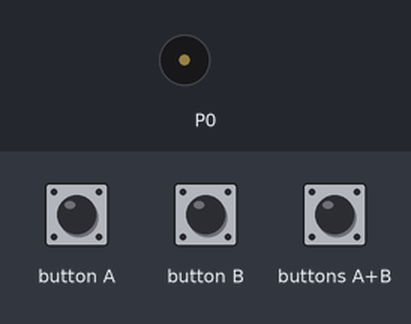
Recording of a program running on a simulated BBC micro:bit (MakeCode). On the bench: buzzer (waves = sounding). Inputs (shaded band) come from the test bench.

Above: at 1.2 s.
1.3 s: buttons A+B pressed for 0.15 s
At 3.0 s:
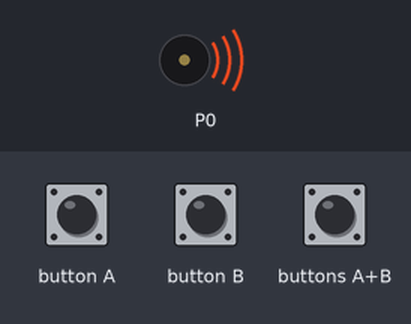
4.4 s: buttons A+B pressed for 1 s
Timing chart, 0 to 10.9 s (numbered marks = the images above; inputs shaded):
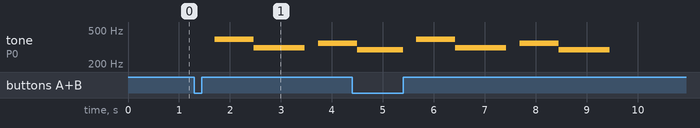

Measured:
- after the input at 1.3 s, tone on P0: silent → 392 Hz after 0.41 s, → 311 Hz 0.77 s later, → silent 1.0 s later, → 349 Hz 0.26 s later

The program:

main.ts
```typescript
input.onButtonPressed(Button.A, function () {
    music.ringTone(400)
})
input.onButtonPressed(Button.AB, function () {
    music._playDefaultBackground(music.builtInPlayableMelody(Melodies.Dadadadum), music.PlaybackMode.InBackground)
})
input.onButtonPressed(Button.B, function () {
    music.ringTone(262)
})
music.setBuiltInSpeakerEnabled(true)
```

test.ts
```typescript
// tests gaan hier; deze zal niet worden gecompileerd wanneer dit pakket wordt gebruikt als extensie.
```
